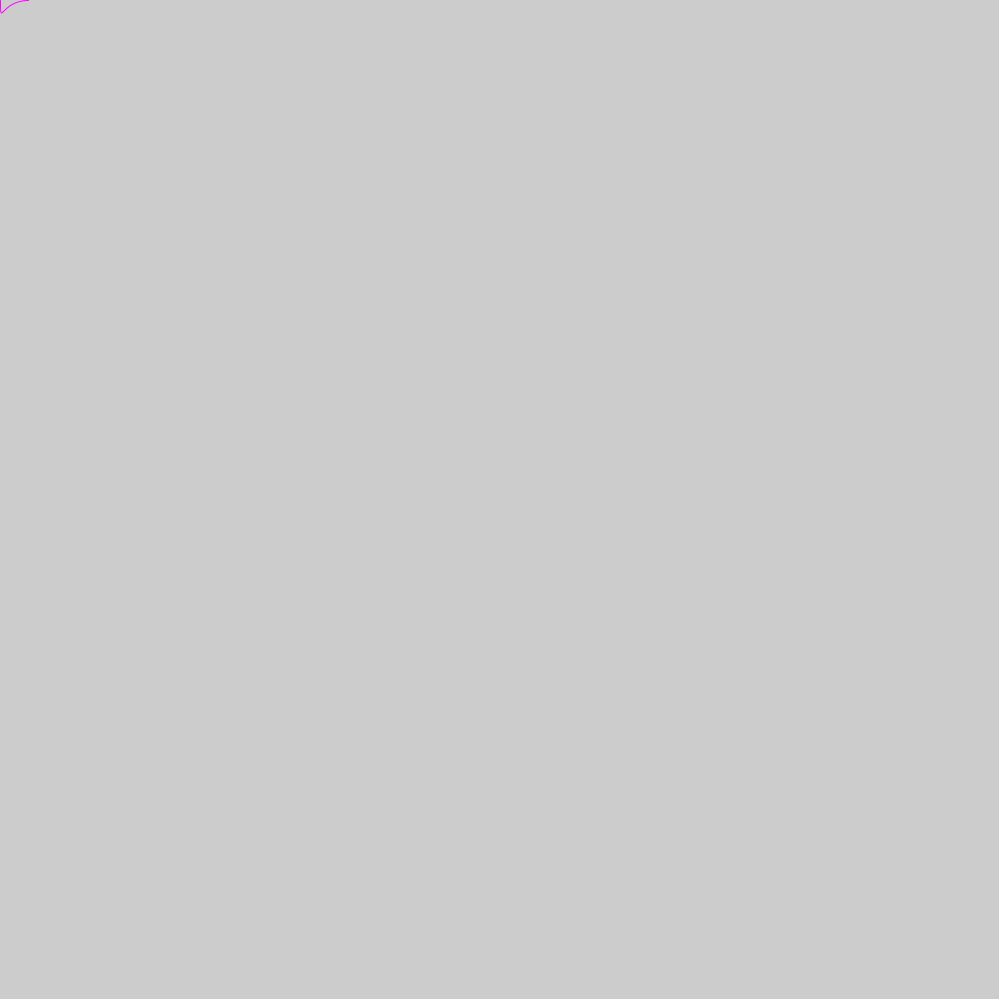
Frame 1 (no input)
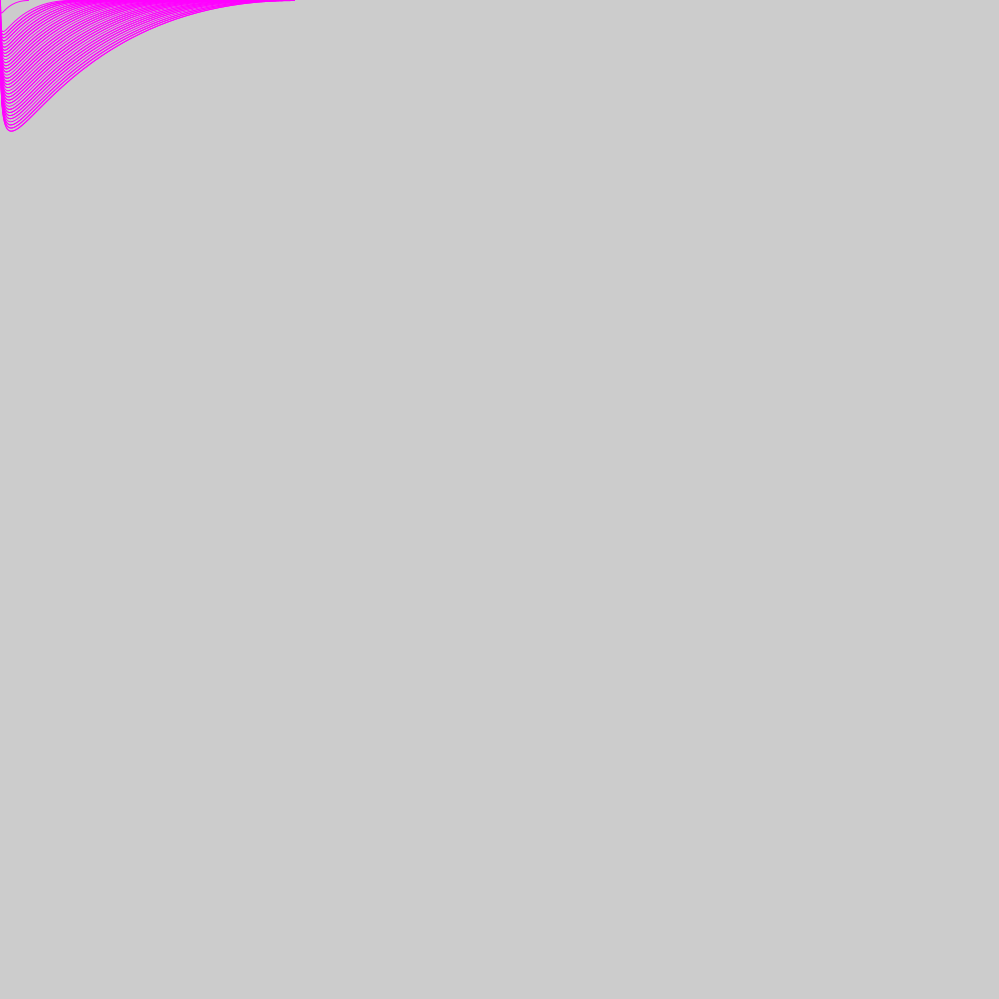
Frame 60 (the mouse pressed at the canvas centre just before this capture)
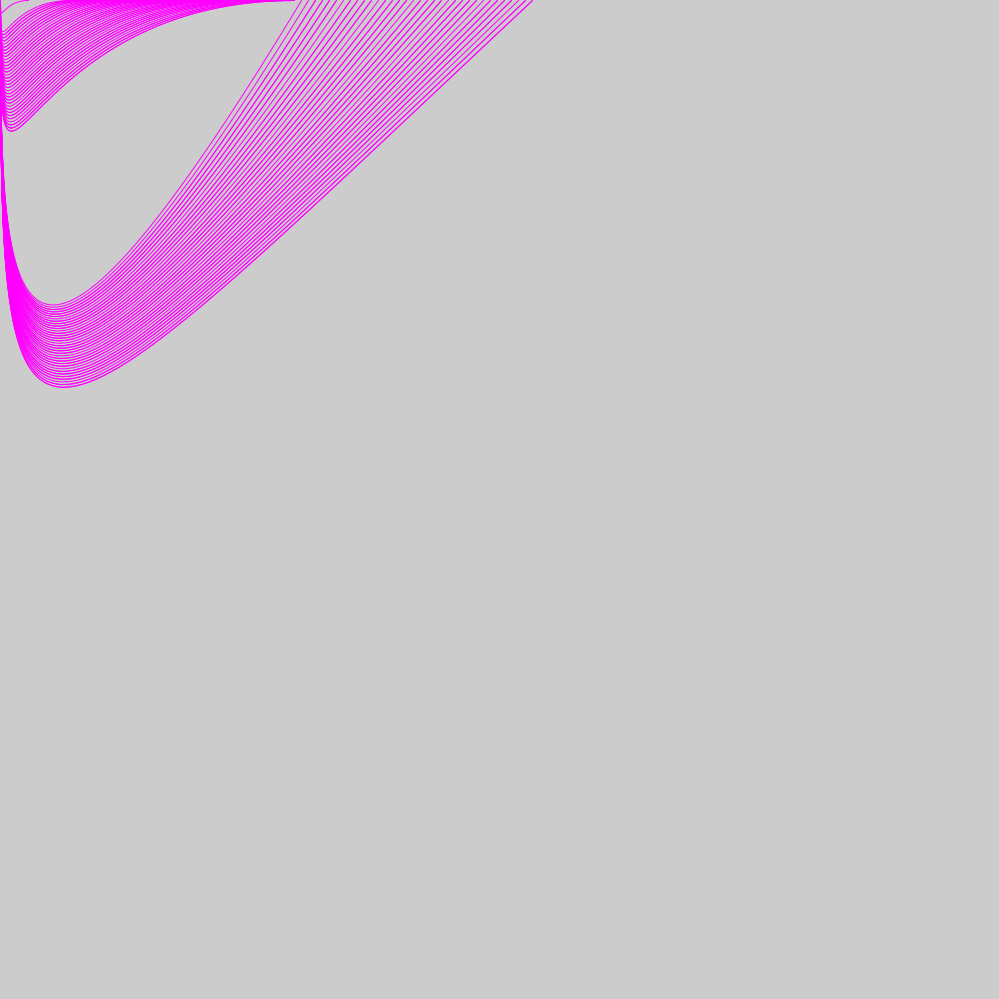
Frame 120 (the mouse held since frame 60 and released just before this capture)

The Processing sketch that drew these frames (run headless with seeded random() and noise(); from frame 60 on, the mouse is pressed at the canvas centre):

// Processing sketch: processing_61669
// ── processing_61669.pde

void setup(){size(999,999);}void draw(){noFill();stroke(#ff00ff);int a=millis()/30;bezier(0,0,0,a*7,0,mouseY,a*7,0);}
